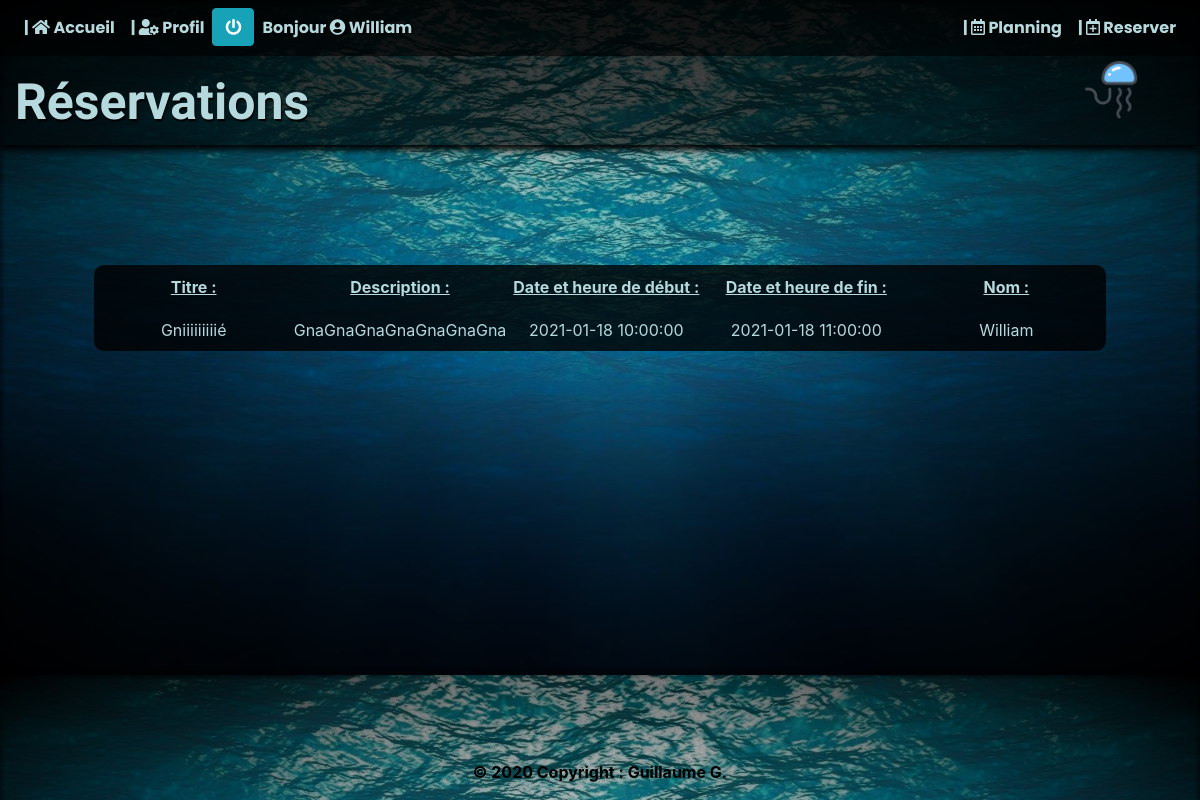
The app's page /pages/reservation.php?id=152 (signed in) with its own data.
### tables this page shows
CREATE TABLE IF NOT EXISTS `reservations` (
  `id` int(11) NOT NULL AUTO_INCREMENT,
  `titre` varchar(255) NOT NULL,
  `description` text NOT NULL,
  `debut` datetime NOT NULL,
  `fin` datetime NOT NULL,
  `id_utilisateur` int(11) NOT NULL,
  PRIMARY KEY (`id`)
);

### require/php/Database.php (called while the page is built)
<?php
class Database{
    private static $instance = NULL;
    public static function getPdo(){
        if(self::$instance === NULL){
            try{
                self::$instance = new PDO('mysql:host=localhost; dbname=reservationsalles', 'root', '');
            }
            catch (PDOException $e){
                print 'Erreur :' . $e -> getMessage();
                die();
            }
        }
        return self::$instance;
    }
}

### require/php/Modele.php (called while the page is built, shortened)
<?php
require_once('Database.php');
abstract class Modele{
    public function __construct(){
        $this->db = Database::getPdo();
    }
}

### require/php/reservations.php (called while the page is built, shortened)
<?php
require_once('Modele.php');
class Event extends Modele{
    public function affichageContenu(){
        $id = $_GET['id'];
        $affichage2 = $this->db->prepare("SELECT titre, description, debut, fin FROM reservations WHERE id = :id");
        $affichage2->execute(["id"=>$id]);
        $result2= $affichage2->fetchAll(PDO::FETCH_ASSOC);
        return $result2;
    }
}
?>

### pages/reservation.php (the view, shortened to what this page needs)
<?php
require('../require/html/header.php');
require('../require/php/reservations.php');
?>
<main>
    <table>
        <thead>
            <tr>
                <th>Titre :</th><th>Description :</th><th>Date et heure de début :</th><th>Date et heure de fin :</th><th>Nom :</th>
            </tr>
        </thead>
        <tbody>
            <tr>
            <?php
                $reservations = new Event();
                $contain = $reservations->affichageContenu();
                foreach ($contain as $result){
                    foreach ($result as $key => $value){
                        echo '<td>' .$value.'</td>';
                    }
                }
            ?>
            <td><?php echo ucfirst($_SESSION['login']) ?></td>
            </tr>
        </tbody>
    </table>
</main>
<?php require('../require/html/footer.php'); ?>

### css/header.css (style rules this page uses)
* { margin: 0; padding: 0; box-sizing: border-box; }
html { scroll-behavior: smooth; }

### css/reservation.css (style rules this page uses)
body { background-image: url('../images/bg.jpg'); background-size: cover; }
table { margin :auto; margin-top: 10%; color : #b5d9dd; background: rgba(0, 0, 0, 0.8); border-radius: 10px; }
th { text-align: center; text-decoration: underline; }
td { text-align: center; width: 200px; }
tr { height: 43px; }

### records on screen
reservations: titre "Gniiiiiiiiié", description "GnaGnaGnaGnaGnaGnaGna", debut "2021-01-18 10:00:00", fin "2021-01-18 11:00:00"

### other values on screen
$_SESSION['login'] "William"
$title "Réservations"
